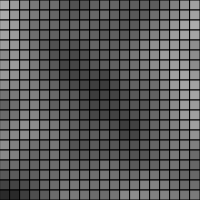
Frame 1 (no input)
Frame 60 (no input): identical to frame 1, image omitted
Frame 120 (the mouse pressed at the canvas centre since frame 60): identical to frame 1, image omitted

The p5.js sketch that drew this single still picture (run headless with seeded random() and noise() and a simulated clock; from frame 60 on, the mouse is pressed at the canvas centre):

// p5.js sketch
// ── sketch.js
var inc = 0.1; //increment
var scl = 10; //scale
var cols, rows;

var fr; //framerate

function setup(){
  createCanvas(200, 200);
  cols = floor(width/scl);
  rows = floor(height/scl);
  fr = createP(''); // creating Paragraph element
}

function draw() {
  var yoff = 0;
  for (var y = 0; y < rows; y++) {
    var xoff = 0;
    for (var x = 0; x < cols; x++) {
      var index = (x + y * width) * 4;
      var r = noise(xoff, yoff) * 255;
      xoff += inc;
      fill(r);
      rect(x*scl, y*scl, scl, scl);
    }
    yoff += inc;
  }
  fr.html(floor(frameRate()));
}

// ── particle.js
function Particle() {
  this.pos = createVector(random(width), random(height));
  this.vel = p5.Vector.random2D();
  this.acc = createVector(0, 0);

  // update vel based on acc
  this.update = function() {
    this.vel.add(this.acc);
    this.pos.add(this.vel);
    this.acc.mult(0);
  }

  // receive force
  // add force to acc
  this.applyForce = function(force) {
    this.acc.add(force);
  }
  this.show = function() {
    stroke(255);
    strokeWeight(2);
    point(this.pos.x, this.pos.y);
  }

  // make sure particles come back when hit the walls
  this.edges = function() {
    if(this.pos.x > width) this.pos.x = 0;
    if(this.pos.x < 0) this.pos.x = width;
    if(this.pos.y > height) this.pos.y = 0;
    if(this.pos.y < 0) this.pos.y = height;
  }
}
